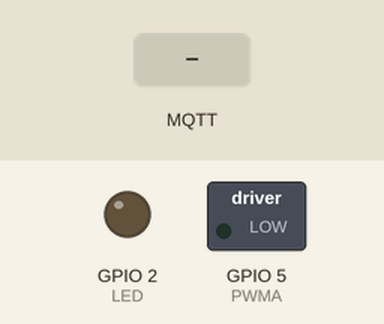
Recording of a sketch running on a simulated ESP8266 (NodeMCU). Shown: switched loads named in the sketch (green lamp = pin HIGH), output pins drawn as LEDs (lit = HIGH). Inputs (shaded band) come from the test bench. WiFi joins after 1.5 s; servers stay silent unless stated; no MQTT or app messages arrive unless stated.

Above: at 2.7 s.
2.8 s: MQTT message "1" arrives on the first subscribed topic
At 3.85 s:
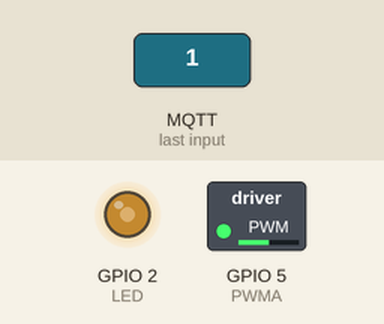
At 8.0 s:
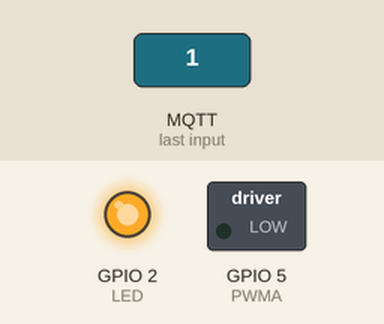
8.4 s: MQTT message "0" arrives on the first subscribed topic
At 8.86 s:
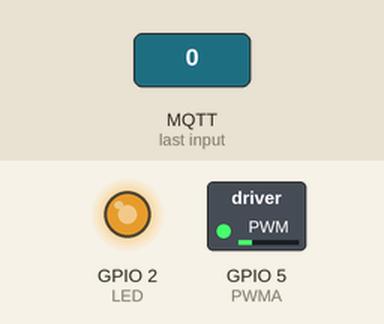
Timing chart, 0 to 14.0 s (numbered marks = the images above; inputs shaded):
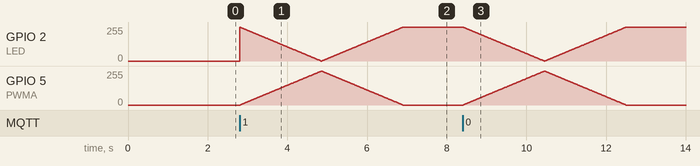

The sketch:

vampire_alert.ino
```cpp
#include <ESP8266WiFi.h>
#include <ESP8266mDNS.h>
#include <WiFiUdp.h>
#include <ArduinoOTA.h>
#include <math.h>

#include <PubSubClient.h>


const char* ssid = "jingle_bells";
const char* password = "0123456789abcdef";
const char* host = "orlock";
const char* mqtt_server = "home.rldn.net";

//#define LED 16 on my yellow board
#define LED 2
#define PWMA 5
#define MOTOR_SPEED 200

WiFiClient espClient;
PubSubClient client(espClient);

long lastMsg = 0;
char msg[50];
int value = 0;
uint8_t lock_state;


int16_t test_var = 0;
int16_t toggle = 0;
unsigned long timer = 0;

boolean mog_toggle = true;
// the follow variables is a long because the time, measured in miliseconds,
// will quickly become a bigger number than can be stored in an int.
long interval =120;           // interval at which to blink (milliseconds)

int brightness = 0;    // how bright the LED is
int fadeAmount = 5;    // how many points to fade the LED by

void unlock();
void lock();
void reset_lock();
void stop_motor();
void move_motor(uint8_t dir);

void callback(char* topic, byte* payload, unsigned int length)
{
   bite();
   bite();
   analogWrite(PWMA, 0);
   analogWrite(LED,1023);
   client.publish("orlock", "bite");
}


void setup() {
  pinMode(LED, OUTPUT);
  pinMode(PWMA, OUTPUT);
  digitalWrite(LED, LOW);

  WiFi.mode(WIFI_STA);
  WiFi.begin(ssid, password);
  while (WiFi.waitForConnectResult() != WL_CONNECTED) {
    delay(5000);
    ESP.restart();
  }

  ArduinoOTA.setPort(8266);

  ArduinoOTA.setPassword((const char *)"123");
  ArduinoOTA.setHostname(host);
  ArduinoOTA.onStart([]() {
//    digitalWrite(LED, LOW);
     asm("nop");
  });
  ArduinoOTA.onEnd([]() {
//    digitalWrite(LED, LOW);
    asm("nop");
  });
  ArduinoOTA.onProgress([](unsigned int progress, unsigned int total) {
//    digitalWrite(LED,progress%2);
     asm("nop");
  });
  ArduinoOTA.onError([](ota_error_t error) {
//    digitalWrite(LED, LOW);
    asm("nop");
//    if (error == OTA_AUTH_ERROR) Serial.println("Auth Failed");
//    else if (error == OTA_BEGIN_ERROR) Serial.println("Begin Failed");
//    else if (error == OTA_CONNECT_ERROR) Serial.println("Connect Failed");
//    else if (error == OTA_RECEIVE_ERROR) Serial.println("Receive Failed");
//    else if (error == OTA_END_ERROR) Serial.println("End Failed");
  });
  ArduinoOTA.begin();
  client.setServer(mqtt_server, 1883);
  client.setCallback(callback);
}

void reconnect() {
  // Loop until we're reconnected
  while (!client.connected()) {
//    // Attempt to connect
    if (client.connect("ESP8266Client")) {
//      // Once connected, publish an announcement...
      client.publish("orlock", "connected");
      // ... and resubscribe
      client.subscribe("bitlbee2/alert/message");
    } else {
      delay(5000);
    }
  }
}

void loop()
{

    for(int i = 0 ; i < 10; i++) {
       ArduinoOTA.handle();
    }
    if (!client.connected()) {
      reconnect();
    }
    client.loop();
}


void bite()
{
  /* digitalWrite(LED, mog_toggle); */
  /* mog_toggle  = !mog_toggle; */
  int temp_fade = fadeAmount;
  while(temp_fade == fadeAmount) {				/*  */
  interval = 5000;
  // set the brightness of pin 9:
  analogWrite(LED, 1023-brightness);
  analogWrite(PWMA, brightness);
  // change the brightness for next time through the loop:
  brightness = brightness + fadeAmount;
  // reverse the direction of the fading at the ends of the fade:
  if (brightness <= 0) {
    fadeAmount = 5;
    brightness = 0;
  } else if ( brightness >= 1023) {
      fadeAmount = -5;
      brightness = 1023;
    }
  delay(10);
  }

  // wait for 30 milliseconds to see the dimming effect
  //  delayMicroa/seconds(interval);
}
```

Measured:
- after the input at 2.8 s, GPIO 5 (PWMA): rises from 0/255 to 255/255 in 2.0 s, then falls to 0/255 in 2.0 s
- after the input at 8.4 s, GPIO 5 (PWMA): rises from 0/255 to 255/255 in 2.0 s, then falls to 0/255 in 2.0 s
